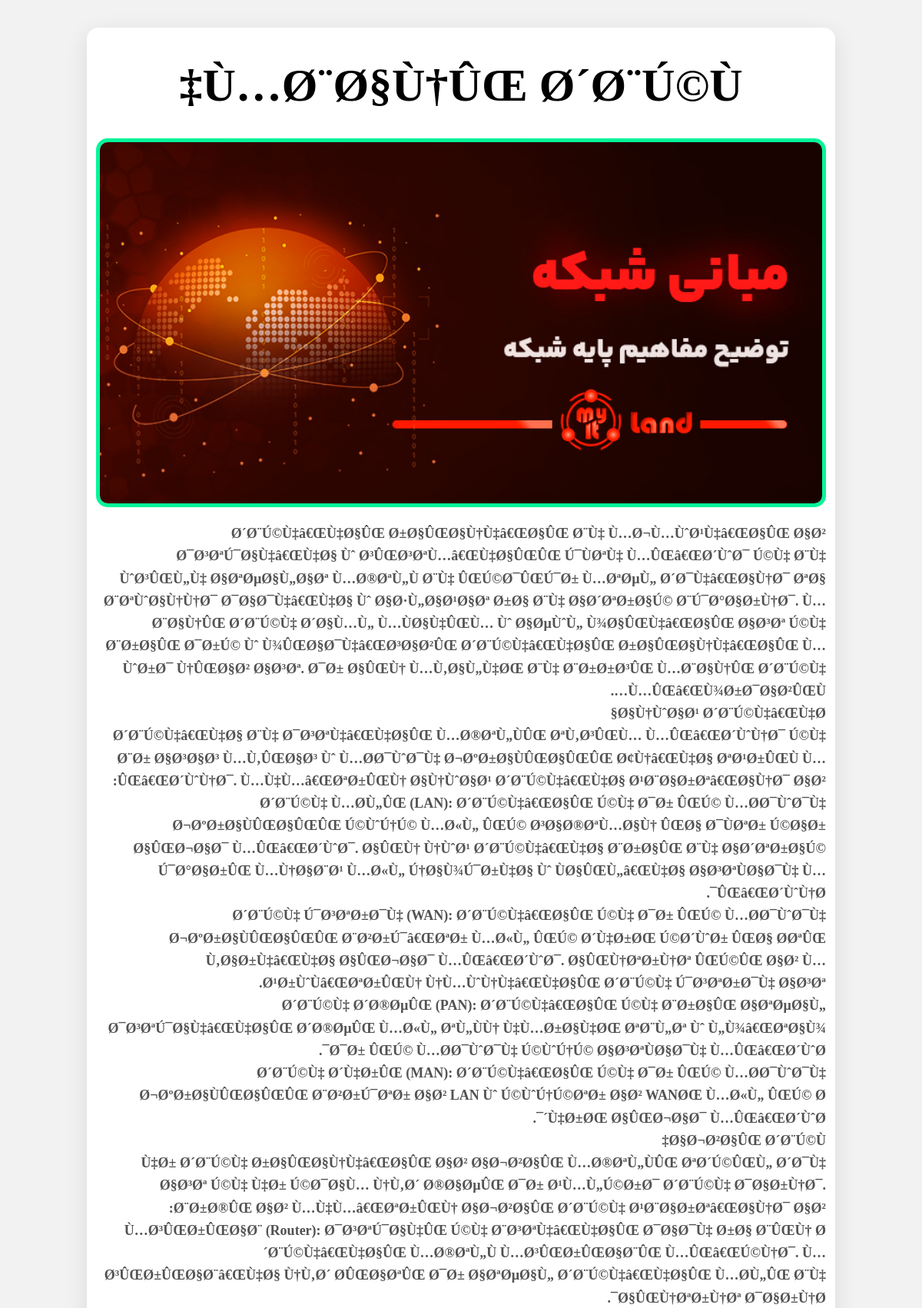
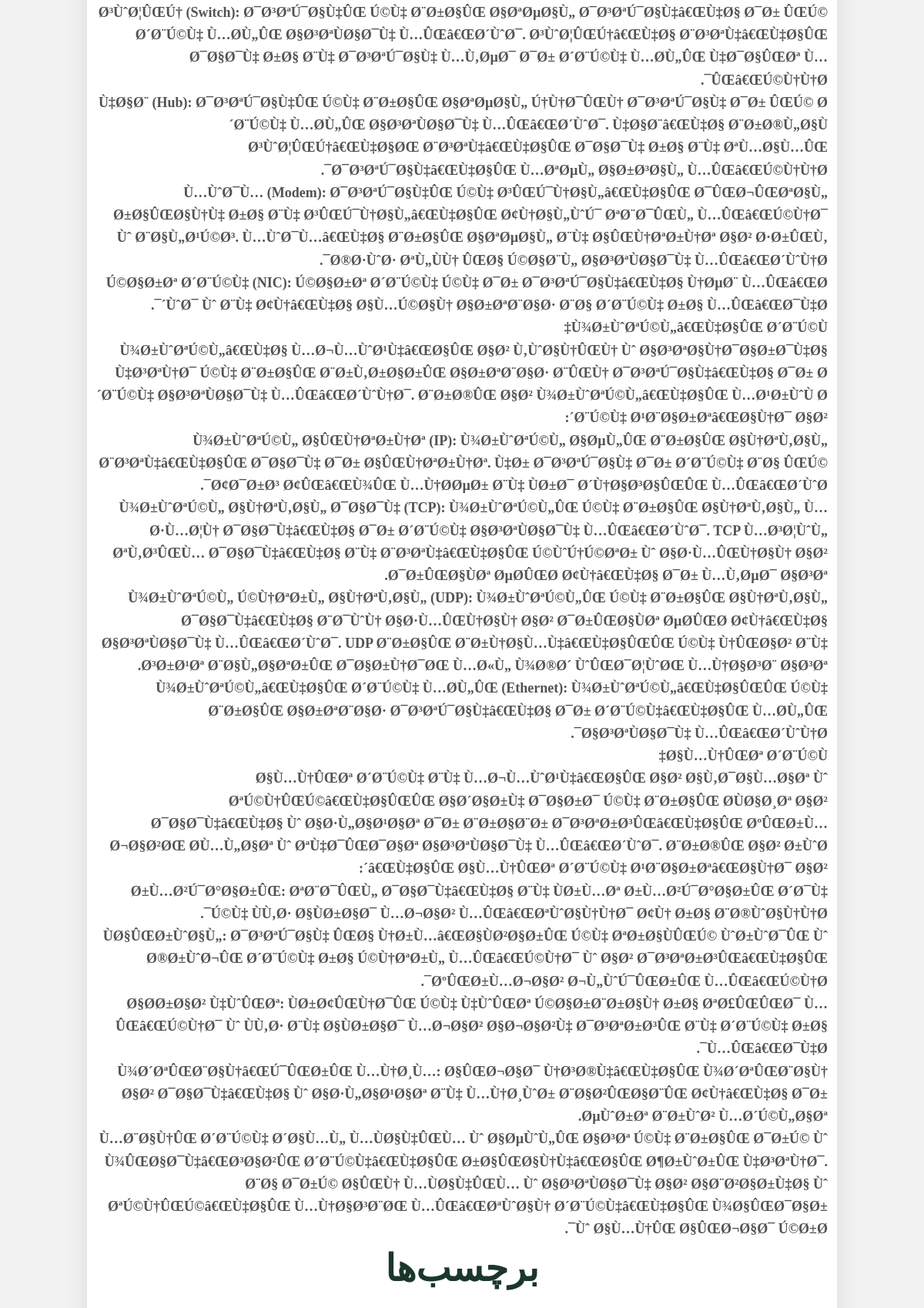
Page /maqale ha/blog/index.php?id=11 (upper part) on the committed database (2 pictures, top to bottom).
### tables this page shows
CREATE TABLE `blogs` (
  `id` int(11) NOT NULL,
  `title` varchar(255) NOT NULL,
  `caption` text NOT NULL,
  `writer` varchar(255) NOT NULL,
  `date` varchar(255) NOT NULL,
  `readtime` int(11) NOT NULL,
  `image` varchar(255) NOT NULL,
  `tags` text NOT NULL
);

### maqale ha/blog/index.php (the view, shortened to what this page needs)
<?php
include '../../database/db.php';
$id = intval($_GET['id']);
$selectblog = $conn->prepare("SELECT * FROM blogs WHERE id = ?");
$selectblog->bindValue(1, $id, PDO::PARAM_INT);
$selectblog->execute();
$blogs = $selectblog->fetchAll(PDO::FETCH_ASSOC);
?>
<!DOCTYPE html>
<html lang="fa">
    <link rel="stylesheet" href="style.css">
    <link rel="stylesheet" href="./comment.css">
<link rel="stylesheet" id="simple-image-popup-css" href="../../srcfiles/simple-image-popup.css" type="text/css" media="all">
<link rel="stylesheet" href="../../srcfiles/classic.css"><link rel="stylesheet" href="../../srcfiles/style.7a857bdd.css">	<link rel="stylesheet" as="style" href="../../srcfiles/font.css" onload="this.onload=null;this.rel='stylesheet'">
	<link rel="stylesheet" href="../../srcfiles/aos.css" as="style" onload="this.onload=null;this.rel='stylesheet'">
<link rel="stylesheet" id="simple-image-popup-css" href="../../srcfiles/simple-image-popup.css" type="text/css" media="all">
<link rel="stylesheet" href="../../srcfiles/classic.css"><link rel="stylesheet" href="../../srcfiles/style.7a857bdd.css">	<link rel="stylesheet" as="style" href="../../srcfiles/font.css" onload="this.onload=null;this.rel='stylesheet'">
</head>
<body style="background-color: rgba(0, 0, 0, 0.05);">
    <div class="container" dir="rtl">
        <?php foreach ($blogs as $blog): ?>
            <h1><?= $blog['title'] ?></h1>
            <img src="../../uploads/<?= $blog['image'] ?>" alt="تصویر مقاله" class="article-image">
            <p><p> <?= $caption = str_replace('../uploads/', '../../uploads/', $blog['caption']);
    ?></p>
            </p>
            <h2>برچسب‌ها</h2>
        <?php endforeach; ?>
    </div>
</body>
</html>

### maqale ha/blog/style.css (style rules this page uses)
:root { --base-color: #f0f0f0; --base-variant: #cfeffe; --text-color: #081C15; --line-color: #081c156b; --secondary-text: #2D6A4F; --primary-color: #8ee6bd; --accent-color: #2ad183; --footer-color: #1B4332; --darkMode: #3f5c34; --zed: #3dbe1d; --zed2: #22ac00; }
body { font-family: iranSans; background-color: var(--base-color); margin: 0; padding: 20px; }
.container { z-index: -10; max-width: 800px; margin: auto; margin-top: 1rem; background: white; padding: 30px; border-radius: 15px; box-shadow: 0 8px 30px rgba(0, 0, 0, 0.1); transition: transform 0.3s, box-shadow 0.3s; }
h1 { color: black; font-size: 2.5em; margin-bottom: 15px; text-align: center; }
.article-image { width: 100%; height: auto; border-radius: 15px; margin-bottom: 20px; border: 5px solid #05f599; }
p { font-weight: 600; line-height: 1.8; color: var(--text-color); margin-bottom: 15px; font-size: 1.3em; }
h2 { color: #1b372b !important; margin-top: 20px; font-size: 1.8em; }

### maqale ha/blog/comment.css (style rules this page uses)
:root { --base-color: #f0f4f8; --base-variant: #e0f7fa; --text-color: #2c3e50; --line-color: #081c1549; --secondary-text: #34495e; --primary-color: #1abc9c; --accent-color: #16a085; --footer-color: #2c3e50; --darkMode: #27ae60; --zed: #2ecc71; --zed2: #27ae60; }
h2 { margin-bottom: 20px; text-align: center; color: var(--primary-color); }

### srcfiles/simple-image-popup.css (style rules this page uses)
* { font-family: iransas; }

### srcfiles/classic.css (style rules this page uses)
* { font-family: iransas; }
.container { width: 100% }
@media (min-width: 640px) { .container { max-width: 640px } }
@media (min-width: 768px) { .container { max-width: 768px } }
@media (min-width: 1024px) { .container { max-width: 1024px } }

### maqale ha/blog/index.php (style rules this page uses)
* { font-family: iranSans !important; }

### rows in the picture
blogs: title "Ù…Ø¨Ø§Ù†ÛŒ Ø´Ø¨Ú©Ù‡", image (picture), caption "Ø´Ø¨Ú©Ù‡â€ŒÙ‡Ø§ÛŒ Ø±Ø§ÛŒØ§Ù†Ù‡â€ŒØ§ÛŒ Ø¨Ù‡ Ù…Ø¬Ù…ÙˆØ¹Ù‡â€ŒØ§ÛŒ Ø§Ø² Ø¯Ø³ØªÚ¯Ø§Ù‡â€ŒÙ‡Ø§ Ùˆ Ø³ÛŒØ³ØªÙ…â€ŒÙ‡Ø§ÛŒÛŒ Ú¯ÙØªÙ‡ Ù…ÛŒâ€ŒØ´ÙˆØ¯ Ú©Ù‡ Ø¨Ù‡ ÙˆØ³ÛŒÙ„Ù‡ Ø§ØªØµØ§Ù„Ø§Øª Ù…Ø®ØªÙ„Ù Ø¨Ù‡ ÛŒÚ©Ø¯ÛŒÚ¯Ø± Ù…ØªØµÙ„ Ø´Ø¯Ù‡â€ŒØ§Ù†Ø¯ ØªØ§ Ø¨ØªÙˆØ§Ù†Ù†Ø¯ Ø¯Ø§Ø¯Ù‡â€ŒÙ‡Ø§ Ùˆ Ø§Ø·Ù„Ø§Ø¹Ø§Øª Ø±Ø§ Ø¨Ù‡ Ø§Ø´ØªØ±Ø§Ú© Ø¨Ú¯Ø°Ø§Ø±Ù†Ø¯. Ù…Ø¨Ø§Ù†ÛŒ Ø´Ø¨Ú©Ù‡ Ø´Ø§Ù…Ù„ Ù…ÙØ§Ù‡ÛŒÙ… Ùˆ Ø§ØµÙˆÙ„ Ù¾Ø§ÛŒÙ‡â€ŒØ§ÛŒ Ø§Ø³Øª Ú©Ù‡ Ø¨Ø±Ø§ÛŒ Ø¯Ø±Ú© Ùˆ Ù¾ÛŒØ§Ø¯Ù‡â€ŒØ³Ø§Ø²ÛŒ Ø´Ø¨Ú©Ù‡â€ŒÙ‡Ø§ÛŒ Ø±Ø§ÛŒØ§Ù†Ù‡â€ŒØ§ÛŒ Ù…ÙˆØ±Ø¯ Ù†ÛŒØ§Ø² Ø§Ø³Øª. Ø¯Ø± Ø§ÛŒÙ† Ù…Ù‚Ø§Ù„Ù‡ØŒ Ø¨Ù‡ Ø¨Ø±Ø±Ø³ÛŒ Ù…Ø¨Ø§Ù†ÛŒ Ø´Ø¨Ú©Ù‡ Ù…ÛŒâ€ŒÙ¾Ø±Ø¯Ø§Ø²ÛŒÙ…. Ø§Ù†ÙˆØ§Ø¹ Ø´Ø¨Ú©Ù‡â€ŒÙ‡Ø§ Ø´Ø¨Ú©Ù‡â€ŒÙ‡Ø§ Ø¨Ù‡ Ø¯Ø³ØªÙ‡â€ŒÙ‡Ø§ÛŒ Ù…Ø®ØªÙ„ÙÛŒ ØªÙ‚Ø³ÛŒÙ… Ù…ÛŒâ€ŒØ´ÙˆÙ†Ø¯…"
